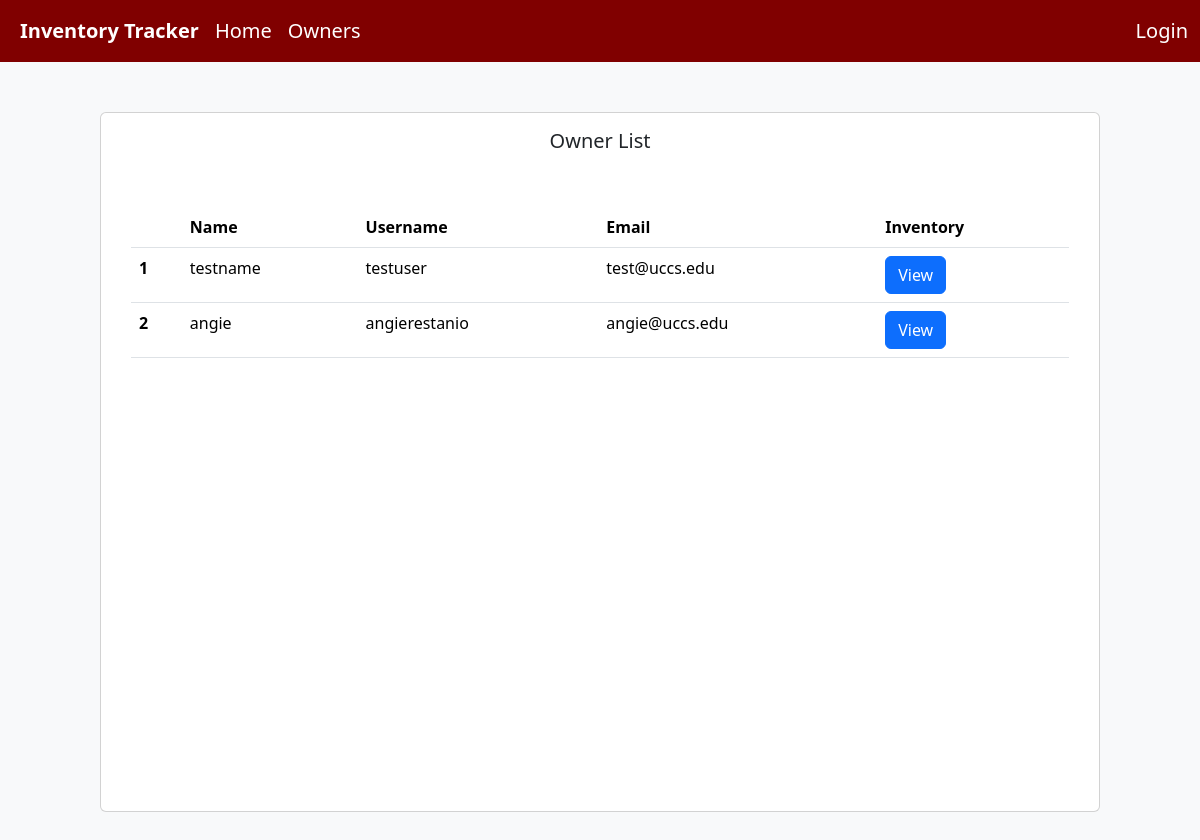
Page /owners/ on the earlier database version.
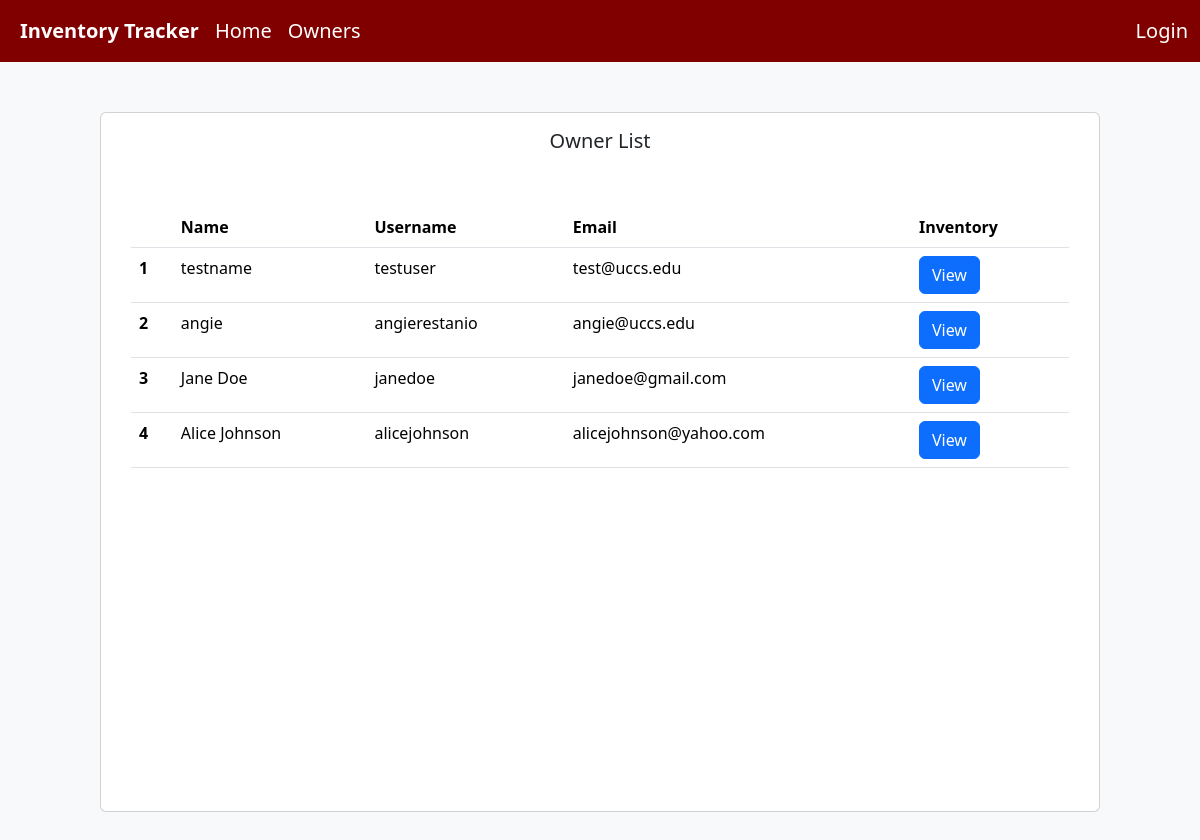
Same page on the later database version.
### inventory_app/models.py (models this page shows, shortened)
class Owner(models.Model):
    user = models.OneToOneField(User, on_delete=models.CASCADE, null=True)
    name = models.CharField(max_length=200)
    email = models.CharField(max_length=200)
    INSURANCE_CHOICES = [
        (None, 'Select an option'),
        ('StateFarm', 'State Farm'),
        ('Allstate', 'Allstate'),
        ('USAA', 'USAA'),
        ('Lemonade', 'Lemonade'),
        ('Nationwide', 'Nationwide'),
        ('LibertyMutual', 'Liberty Mutual'),
        ('Travelers', 'Travelers'),
    ]
    insurance = models.CharField(max_length=100, choices=INSURANCE_CHOICES, blank=True, null=True)
    inventory = models.OneToOneField(Inventory, on_delete=models.CASCADE, unique=True, null=True)

### inventory_app/views.py (the view)
# urls.py: path('owners/',views.OwnerListView.as_view(), name='owners'),
class OwnerListView(generic.ListView):
    model = Owner

### inventory_app/templates/inventory_app/owner_list.html
{% extends 'inventory_app/base_template.html' %}
{% block content %}
<div class="container min-vh-100 d-flex justify-content-center">
  <div class="card" style="margin: 50px; width: 1000px;">
    <h5 class="text-center p-3">Owner List</h5>
    <div class="card-body" style="padding: 30px;">
        {% if owner_list %}
                <table class="table">
                    <thead>
                    <tr>
                        <th scope="col"> </th>
                        <th scope="col">Name</th>
                        <th scope="col">Username</th>
                        <th scope="col">Email</th>
                        <th scope="col">Inventory</th>
                    </tr>
                    </thead>
                    <tbody>
                        {% for owner in owner_list %}
                        <tr>
                        <th scope="row">{{ forloop.counter }}</th>
                        <td>{{ owner.name }}</td>
                        <td>{{ owner.user.username }}</td>
                        <td>{{ owner.email }}</td>
                        <td><a href="{% url 'inventory-detail' pk=owner.inventory.id %}" class="btn btn-primary me-2" role="button">View</td>
                        </tr>
                        {% endfor %}
                    </tbody>
                </table>
        {% else %}
            <p>There are no users registered.</p>
        {% endif %}
</div>
</div>
</div>
{% endblock %}

Differences in the rows shown:
added Owner: name "Jane Doe", user.username "janedoe", email "janedoe@gmail.com"
added Owner: name "Alice Johnson", user.username "alicejohnson", email "alicejohnson@yahoo.com"
